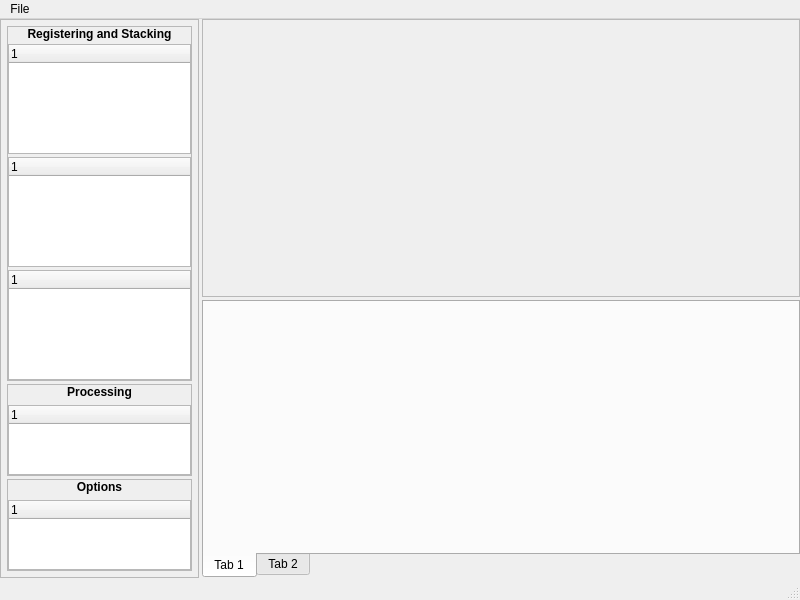
<?xml version="1.0" encoding="UTF-8"?>
<ui version="4.0">
 <class>MainWindow</class>
 <widget class="QMainWindow" name="MainWindow">
  <property name="geometry">
   <rect>
    <x>0</x>
    <y>0</y>
    <width>800</width>
    <height>600</height>
   </rect>
  </property>
  <property name="windowTitle">
   <string>MainWindow</string>
  </property>
  <widget class="QWidget" name="centralwidget">
   <layout class="QGridLayout" name="gridLayout">
    <property name="leftMargin">
     <number>0</number>
    </property>
    <property name="topMargin">
     <number>0</number>
    </property>
    <property name="rightMargin">
     <number>0</number>
    </property>
    <property name="bottomMargin">
     <number>0</number>
    </property>
    <property name="spacing">
     <number>3</number>
    </property>
    <item row="0" column="1">
     <widget class="QFrame" name="frame_2">
      <property name="sizePolicy">
       <sizepolicy hsizetype="Preferred" vsizetype="Preferred">
        <horstretch>3</horstretch>
        <verstretch>1</verstretch>
       </sizepolicy>
      </property>
      <property name="frameShape">
       <enum>QFrame::StyledPanel</enum>
      </property>
      <property name="frameShadow">
       <enum>QFrame::Raised</enum>
      </property>
     </widget>
    </item>
    <item row="1" column="1">
     <widget class="QTabWidget" name="tabWidget">
      <property name="sizePolicy">
       <sizepolicy hsizetype="Expanding" vsizetype="Expanding">
        <horstretch>0</horstretch>
        <verstretch>1</verstretch>
       </sizepolicy>
      </property>
      <property name="tabPosition">
       <enum>QTabWidget::South</enum>
      </property>
      <widget class="QWidget" name="tab">
       <attribute name="title">
        <string>Tab 1</string>
       </attribute>
      </widget>
      <widget class="QWidget" name="tab_2">
       <attribute name="title">
        <string>Tab 2</string>
       </attribute>
      </widget>
     </widget>
    </item>
    <item row="0" column="0" rowspan="2">
     <widget class="QFrame" name="frame">
      <property name="sizePolicy">
       <sizepolicy hsizetype="Preferred" vsizetype="Preferred">
        <horstretch>1</horstretch>
        <verstretch>0</verstretch>
       </sizepolicy>
      </property>
      <property name="frameShape">
       <enum>QFrame::StyledPanel</enum>
      </property>
      <property name="frameShadow">
       <enum>QFrame::Raised</enum>
      </property>
      <layout class="QVBoxLayout" name="verticalLayout">
       <property name="spacing">
        <number>3</number>
       </property>
       <property name="leftMargin">
        <number>6</number>
       </property>
       <property name="topMargin">
        <number>6</number>
       </property>
       <property name="rightMargin">
        <number>6</number>
       </property>
       <property name="bottomMargin">
        <number>6</number>
       </property>
       <item>
        <widget class="QFrame" name="frame_3">
         <property name="frameShape">
          <enum>QFrame::StyledPanel</enum>
         </property>
         <property name="frameShadow">
          <enum>QFrame::Raised</enum>
         </property>
         <property name="midLineWidth">
          <number>0</number>
         </property>
         <layout class="QVBoxLayout" name="verticalLayout_2">
          <property name="spacing">
           <number>3</number>
          </property>
          <property name="leftMargin">
           <number>0</number>
          </property>
          <property name="topMargin">
           <number>0</number>
          </property>
          <property name="rightMargin">
           <number>0</number>
          </property>
          <property name="bottomMargin">
           <number>0</number>
          </property>
          <item>
           <widget class="QLabel" name="label_3">
            <property name="font">
             <font>
              <weight>75</weight>
              <bold>true</bold>
             </font>
            </property>
            <property name="text">
             <string>Registering and Stacking</string>
            </property>
            <property name="alignment">
             <set>Qt::AlignCenter</set>
            </property>
           </widget>
          </item>
          <item>
           <widget class="QTreeWidget" name="treeWidget_2">
            <column>
             <property name="text">
              <string notr="true">1</string>
             </property>
            </column>
           </widget>
          </item>
          <item>
           <widget class="QTreeWidget" name="treeWidget_4">
            <column>
             <property name="text">
              <string notr="true">1</string>
             </property>
            </column>
           </widget>
          </item>
          <item>
           <widget class="QTreeWidget" name="treeWidget_5">
            <column>
             <property name="text">
              <string notr="true">1</string>
             </property>
            </column>
           </widget>
          </item>
         </layout>
        </widget>
       </item>
       <item>
        <widget class="QFrame" name="frame_4">
         <property name="frameShape">
          <enum>QFrame::StyledPanel</enum>
         </property>
         <property name="frameShadow">
          <enum>QFrame::Raised</enum>
         </property>
         <layout class="QVBoxLayout" name="verticalLayout_3">
          <property name="leftMargin">
           <number>0</number>
          </property>
          <property name="topMargin">
           <number>0</number>
          </property>
          <property name="rightMargin">
           <number>0</number>
          </property>
          <property name="bottomMargin">
           <number>0</number>
          </property>
          <item>
           <widget class="QLabel" name="label_2">
            <property name="font">
             <font>
              <weight>75</weight>
              <bold>true</bold>
             </font>
            </property>
            <property name="text">
             <string>Processing</string>
            </property>
            <property name="alignment">
             <set>Qt::AlignCenter</set>
            </property>
           </widget>
          </item>
          <item>
           <widget class="QTreeWidget" name="treeWidget_3">
            <column>
             <property name="text">
              <string notr="true">1</string>
             </property>
            </column>
           </widget>
          </item>
         </layout>
        </widget>
       </item>
       <item>
        <widget class="QFrame" name="frame_5">
         <property name="frameShape">
          <enum>QFrame::StyledPanel</enum>
         </property>
         <property name="frameShadow">
          <enum>QFrame::Raised</enum>
         </property>
         <layout class="QVBoxLayout" name="verticalLayout_4">
          <property name="leftMargin">
           <number>0</number>
          </property>
          <property name="topMargin">
           <number>0</number>
          </property>
          <property name="rightMargin">
           <number>0</number>
          </property>
          <property name="bottomMargin">
           <number>0</number>
          </property>
          <item>
           <widget class="QLabel" name="label">
            <property name="font">
             <font>
              <weight>75</weight>
              <bold>true</bold>
             </font>
            </property>
            <property name="text">
             <string>Options</string>
            </property>
            <property name="alignment">
             <set>Qt::AlignCenter</set>
            </property>
           </widget>
          </item>
          <item>
           <widget class="QTreeWidget" name="treeWidget">
            <column>
             <property name="text">
              <string notr="true">1</string>
             </property>
            </column>
           </widget>
          </item>
         </layout>
        </widget>
       </item>
      </layout>
     </widget>
    </item>
   </layout>
  </widget>
  <widget class="QMenuBar" name="menubar">
   <property name="geometry">
    <rect>
     <x>0</x>
     <y>0</y>
     <width>800</width>
     <height>22</height>
    </rect>
   </property>
   <widget class="QMenu" name="menuFile">
    <property name="title">
     <string>File</string>
    </property>
   </widget>
   <addaction name="menuFile"/>
  </widget>
  <widget class="QStatusBar" name="statusbar"/>
 </widget>
 <resources/>
 <connections/>
</ui>
